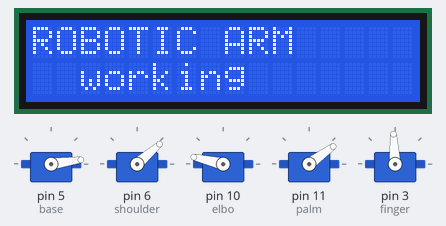
The sketch below on a simulated Arduino Uno, built with avr-gcc and run on an emulated ATmega328P. On the bench: 5 × servo, 16×2 character LCD. What the sketch prints to the serial monitor is not drawn.

Above: at 0.24 s.
At 7.9 s:
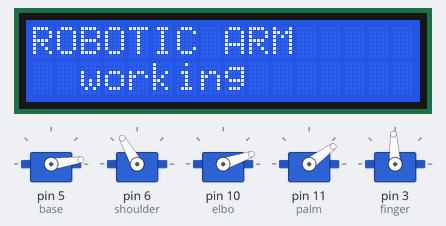
At 17.4 s:
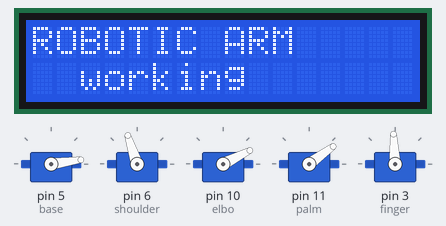
At 36.1 s:
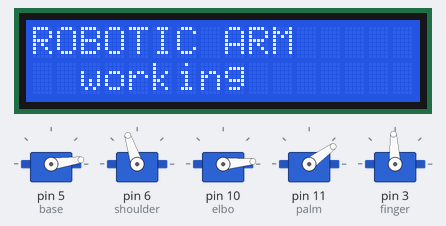
Timing chart, 0 to 40.0 s (numbered marks = the images above):
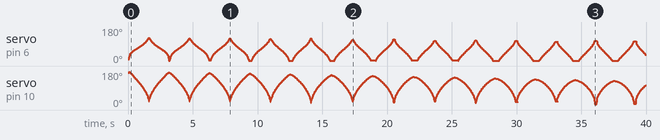

The sketch:

BT_RECEIVE_1_updated.ino
```cpp
#include <Servo.h>
#include <Wire.h>
#include <LiquidCrystal_I2C.h>

#include <Ramp.h>
LiquidCrystal_I2C lcd(0x27, 16, 2);

#include <ArduinoJson.h>

Servo base;
Servo elbo;
Servo shoulder;
Servo palm;
Servo finger;

int k, l, m;
int motion;


int baseAngle = 1400, palmAngle = 1400, fingerAngle = 1400;

int Ax, Ay, Az, pot_fin, Gz, pot_z, pick_ang = 1500, palm_ang, b;


int servo1Offset = 2150;      // gripper closed - max 2200
int servo2Offset = 630;      // shoulder back - min 600  (1120 mid)
int servo3Offset = 2300;      // elbow back - max 2180 (1180 mid)
int servo4Offset = 1555;

double zTarget;
double xTarget;


double theta;
double alpha;
double shi;
float length = 28; //...................................in cm
float sholder1home = 45;
float elbohome = 170;
float a1;
float a2;
double theta_degree, shi_degree;
float x, z;
float h;
int shoulderangle;
int elboangle;
int shoulderms;
int elboms;

bool flag = 0, flag1 = 0;

//unsigned long currentMillis;//..................................................millis
//unsigned long previousMillis=millis();
unsigned long previousStepMillis = millis();    // set up timers


class Interpolation {
  public:
    rampInt myRamp;
    int interpolationFlag = 0;
    int savedValue = 10;

    int go(int input, int duration) {

      if (input != savedValue) {   // check for new data
        interpolationFlag = 0;
      }
      savedValue = input;          // bookmark the old value

      if (interpolationFlag == 0) {                                        // only do it once until the flag is reset
        myRamp.go(input, duration, LINEAR, ONCEFORWARD);              // start interpolation (value to go to, duration)
        interpolationFlag = 1;
      }

      int output = myRamp.update();
      return output;
    }
};    // end of class

Interpolation interpX;
Interpolation interpZ;
float pre_elboms, pre_shoulderms;


void setup() {

  base.attach(5);
  shoulder.attach(6);
  elbo.attach(10);

  palm.attach(11);
  finger.attach(3);
  Serial.begin(9600); // Default communication rate of the Bluetooth module


  shoulder.writeMicroseconds(630);
  base.writeMicroseconds(630);
  elbo.writeMicroseconds(2300);
  palm.writeMicroseconds(917);
  finger.writeMicroseconds(1500);
  pre_shoulderms = 630;
  pre_elboms = 2300;
  lcd.init();
  // Print a message to the LCD.
  lcd.backlight();
  lcd.setCursor(0, 0);
  lcd.print("ROBOTIC ARM");
  lcd.setCursor(2, 1);
  lcd.print("working");
  xTarget = 10;
  zTarget = 10;

}

void loop() {
  //  if (Serial.available() > 0) { // Checks whether data is comming from the serial port
  //
  //    StaticJsonDocument<800> doc;
  //
  //    DeserializationError err = deserializeJson(doc, Serial);
  //
  //    if (err == DeserializationError::Ok)
  //    {
  //      // Print the values
  //      // (we must use as<T>() to resolve the ambiguity)
  //
  //      Ax = doc["Ax"].as<long>();
  //
  //      Ay = doc["Ay"].as<int>();
  //
  //      pot_fin = doc["pot_fin"].as<int>();
  //      pot_z = doc["pot_z"].as<int>();
  //      Gz = doc["Gz"].as<int>();
  //
  //      if (millis() - previousStepMillis > 500)
  //      {
  //        previousStepMillis = millis();
  //        lcd.clear();
  //        lcd.setCursor(0, 1);
  //        lcd.print(Ax);
  //        lcd.setCursor(4, 1);
  //        lcd.print(Ay);
  //        lcd.setCursor(8, 1);
  //        lcd.print(pot_fin);
  //        //        lcd.setCursor(0, 0);
  //        //        lcd.print(z);
  //        //        lcd.setCursor(6, 0);
  //        //        lcd.print(x);
  //
  //        flag = 1;
  //      }
  //
  //
  //    }
  //    else
  //    {
  //      //        Print error to the "debug" serial port
  //      lcd.clear();
  //      lcd.setCursor(0, 0);
  //      lcd.print("deserializeJson() returned ");
  //      lcd.setCursor(0, 1);
  //      lcd.print(err.c_str());
  //      flag = 0;
  //      // Flush all bytes in the "link" serial port buffer
  //
  //    }
  //
  //
  //  }
  //  else
  //  {
  //    flag = 0;
  //  }


  //  if (flag == 1) {

  //    if (Ax < -50)
  //    {
  //      xTarget += 10;
  //      xTarget = constrain(xTarget, 1, 2 * length);
  //
  //    }
  //    if (Ax > 50)
  //    {
  //      xTarget -= 10;
  //      xTarget = constrain(xTarget, 1, 2 * length);
  //    }
  //    if (Ay < -50)
  //    {
  //      b += 100;
  //      b = constrain(b, 600, 2100);
  //
  //    }
  //    if (Ay > 50)
  //    {
  //      b -= 100;
  //      b = constrain(b, 600, 2100);
  //    }
  //    ///////////////
  //    double z_range = sqrt((4 * length * length) - (x * x));
  //
  //    if (pot_z < 250)
  //    {
  //      zTarget -= 10;
  //      zTarget = constrain(zTarget, 1, z_range);
  //    }
  //    if (pot_z > 250 && pot_z < 450)
  //    {
  //      zTarget += 10;
  //      zTarget = constrain(zTarget, 1, z_range);
  //    }
  //    if (pot_z > 450)
  //    {
  //      zTarget = z;
  //    }
  //
  //
  //    ////////////////
  //    if (pot_fin > 600)
  //    {
  //      pick_ang += 50;
  //      pick_ang = constrain(pick_ang, 1500, 2300);
  //    }
  //    if (pot_fin < 600 && pot_fin > 350)
  //    {
  //      pick_ang -= 50;
  //      pick_ang = constrain(pick_ang, 1500, 2300);
  //    }
  //    if (pot_fin < 350)
  //    {
  //      pick_ang = pick_ang;
  //    }
  //////
  // if(Gz<-50)
  // {
  //  palm_ang+=100;
  //  palm_ang=constrain(palm_ang,600,1800);
  // }
  //  if(Gz>50)
  // {
  //  palm_ang-=100;
  //  palm_ang=constrain(palm_ang,600,1800);
  // }
  for (int i = 1; i < 56; i++)
  {

    z = i;
    flag1 = !flag1;

    for (int j = 1; j < 56  && flag1 == 1; j++)
    {
      x = j;

      inversek();

        if (! isnan(elboangle) &&  elboangle > 1) {
          elbo.write(elboangle);
        }
        if (! isnan(shoulderangle) && shoulderangle > 1 ) {
          shoulder.write(shoulderangle);
        }

      delay(25);
    }
    for (int j = 56; j > 1   && flag1 == 0; j--)
    {
      x = j;
      inversek();

      if (! isnan(elboangle) &&  elboangle > 1) {
        elbo.write(elboangle);
      }
      if (! isnan(shoulderangle) && shoulderangle > 1 ) {
        shoulder.write(shoulderangle);

      }

    }
    delay(25);
  }


base.writeMicroseconds(b);    // elbow

palm.writeMicroseconds(palm_ang);    // elbow
finger.writeMicroseconds(pick_ang);    // elbow
delay(10);
}

void inversek()
{
  if ((sq(x) + sq(z)) < sq(2 * length)) {
    shi = atan(z / x);
    shi_degree = shi * (180.0 / 3.14);  // degrees
    h = sqrt((x * x) + (z * z));
    theta = acos(h / (2 * length));
    theta_degree =  theta * (180 / PI);
    a2 = 2 * theta_degree;
    alpha = theta_degree + shi_degree;
    a1 = 180 - alpha;
    shoulderangle = a1 - 45;
    elboangle = a2;
    Serial.print(x);
    Serial.print("   ");
    Serial.print(z);
    Serial.print("   ");
    Serial.print(shoulderangle);
    Serial.print("   ");
    Serial.print(elboangle);
    Serial.println("   ");
    }
  }
```
